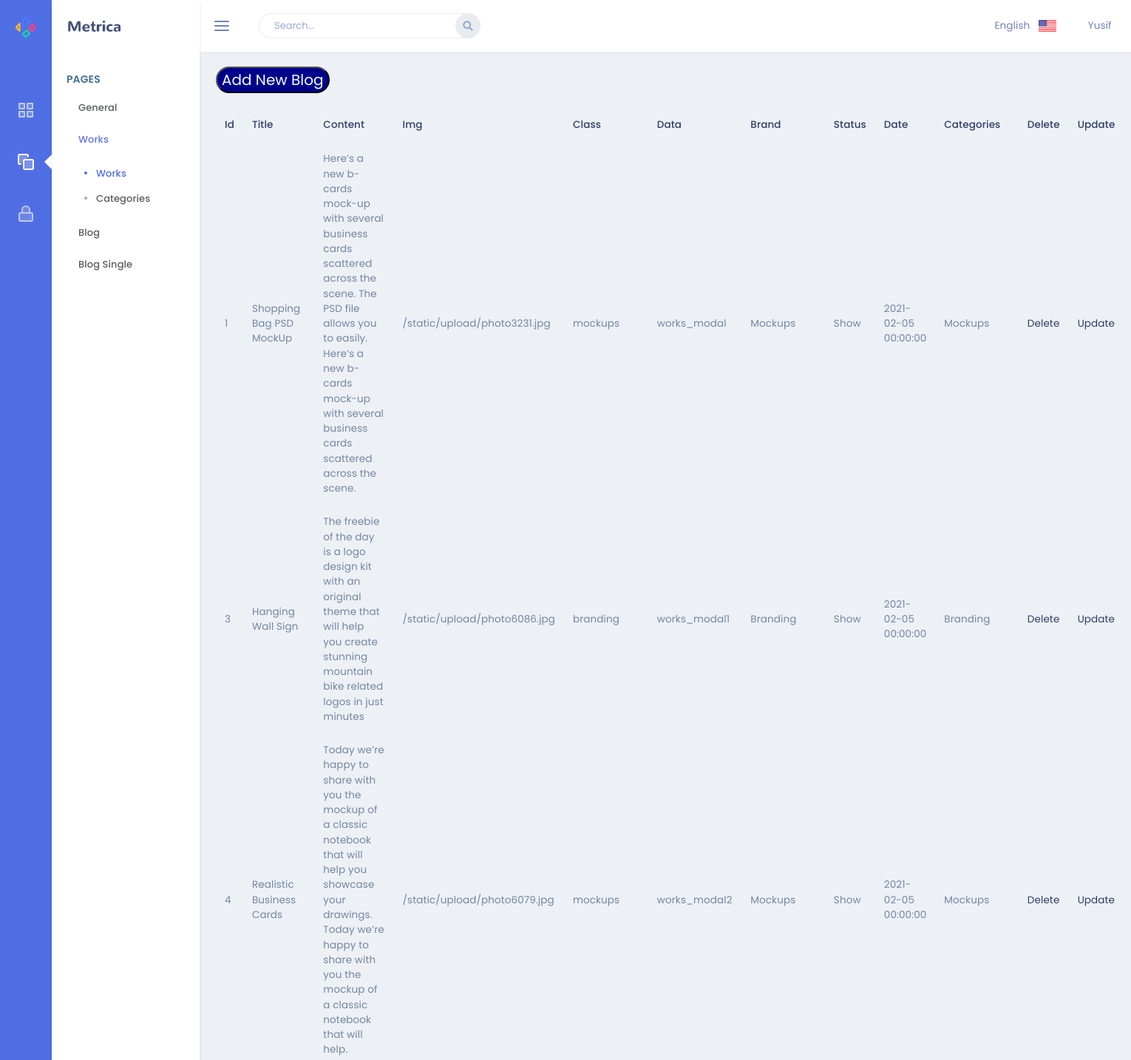
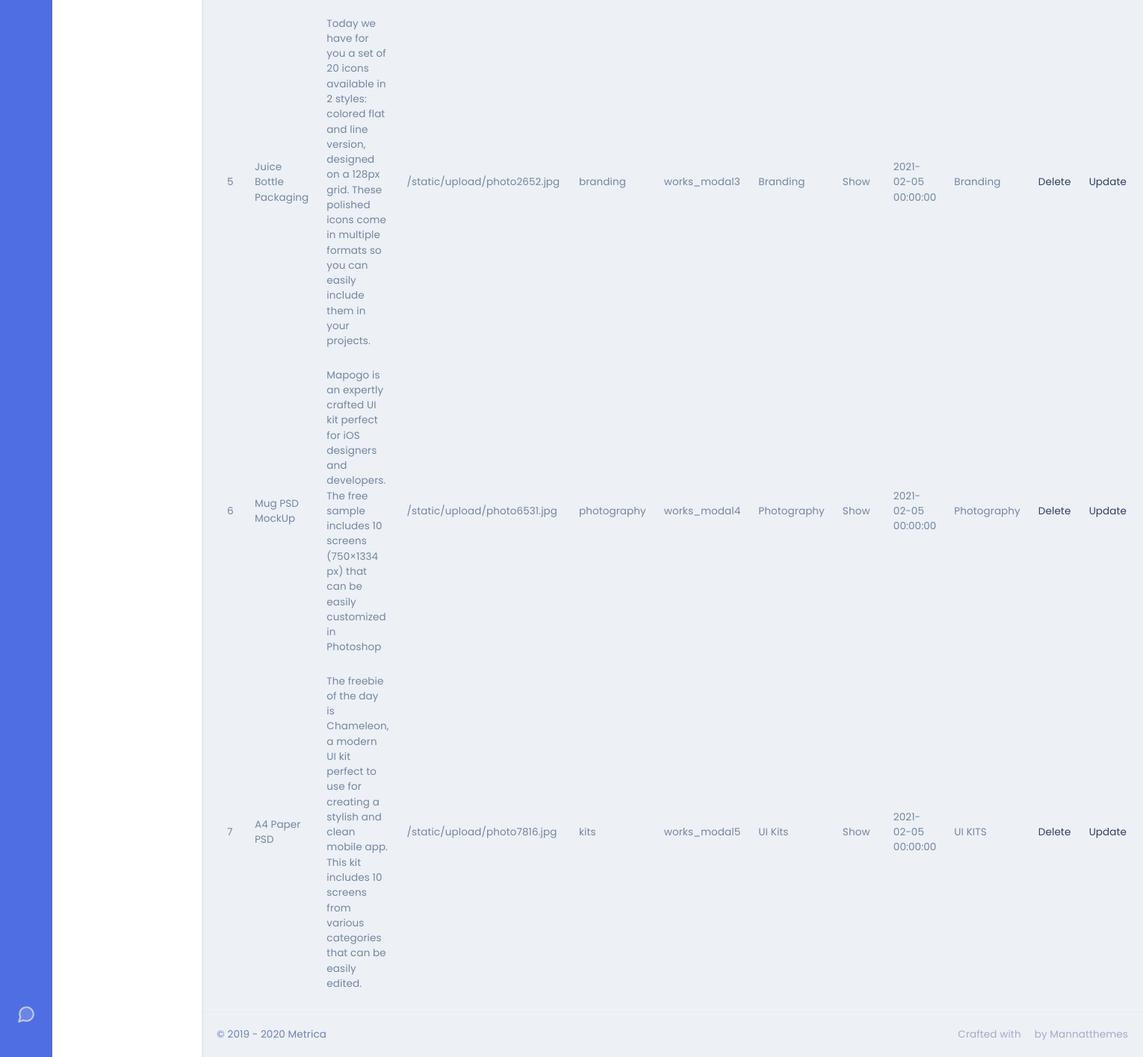
The app's page /admin/works with its own data (2 pictures, top to bottom).
### app/models.py (models this page shows)
class Works(db.Model):
    id = db.Column(db.Integer, primary_key=True)
    work_title = db.Column(db.String(80), nullable=False)
    work_img = db.Column(db.String(50), nullable=False)
    work_class = db.Column(db.String(20), nullable=False)
    work_data = db.Column(db.String(20), nullable=False)
    work_content = db.Column(db.Text, nullable=False)
    work_brand = db.Column(db.String(50), nullable=False)
    work_status = db.Column(db.String(10), nullable=False)
    work_date = db.Column(db.DateTime)
    categoryId = db.Column(db.Integer, db.ForeignKey('category.id'), nullable=False)

class Category(db.Model):
    id = db.Column(db.Integer, primary_key=True)
    category_data = db.Column(db.String(30), nullable=False)
    category_name = db.Column(db.String(30), unique=True, nullable=False)
    category_all = db.Column(db.String(30),nullable=False)
    works = db.relationship('Works', backref='workCat', lazy=True)

### admin/routes.py (the view)
@admin.route('/works')
def works():
    works = Works.query.all()
    categories = Category.query.all()
    return render_template('Works/works.html',workList=works, categoryList = categories)

### admin/templates/Works/works.html
{% extends "layout.html" %}
{% block content %}
<form action="/admin/works/add">
<button type="submit" style="background-color: darkblue; border-radius:25px; color:azure; margin:20px auto; font-size: 20px;">
    Add New Blog
</button>
</form>
<table class="table">
    <thead>
    <tr>
        <th scope="col">Id</th>
        <th scope="col">Title</th>
        <th scope="col">Content</th>
        <th scope="col">Img</th>
        <th scope="col">Class</th>
        <th scope="col">Data</th>
        <th scope="col">Brand</th>
        <th scope="col">Status</th>
        <th scope="col">Date</th>
        <th scope="col">Categories</th>
        <th scope="col">Delete</th>
        <th scope="col">Update</th>
    </tr>
    </thead>
    <tbody>
    {% for work in workList %}
    <tr>
        <td>{{work.id}}</td>
        <td>{{work.work_title}}</td>
        <td>{{work.work_content}}</td>
        <td>{{work.work_img}}</td>
        <td>{{work.work_class}}</td>
        <td>{{work.work_data}}</td>
        <td>{{work.work_brand}}</td>
        <td>{{work.work_status}}</td>
        <td>{{work.work_date}}</td>
        {% for category in categoryList %}
        {% if category.category_data == work.work_class %}
        <td>{{category.category_name}}</td>
        {% endif %}
        {% endfor %}
        <td><a href="/admin/works/delete/{{work.id}}">Delete</a></td>
        <td><a href="/admin/works/update/{{work.id}}">Update</a></td>
    </tr>
    {% endfor %}
    </tbody>
</table>
{% endblock %}

### records on screen
Works: id "1", work_title "Shopping Bag PSD MockUp", work_content "Here’s a new b-cards mock-up with several business cards scattered across the scene. The PSD file allows you to easily. Here’s a new b-cards mock-up with several business cards scattered across the scene.", work_img "/static/upload/photo3231.jpg", work_class "mockups", work_data "works_modal", work_brand "Mockups", work_status "Show", work_date "2021-02-05 00:00:00"
Category: category_name "Mockups"
Works: id "3", work_title "Hanging Wall Sign", work_content "The freebie of the day is a logo design kit with an original theme that will help you create stunning mountain bike related logos in just minutes", work_img "/static/upload/photo6086.jpg", work_class "branding", work_data "works_modal1", work_brand "Branding", work_status "Show", work_date "2021-02-05 00:00:00"
Category: category_name "Branding"
Works: id "4", work_title "Realistic Business Cards", work_content "Today we’re happy to share with you the mockup of a classic notebook that will help you showcase your drawings. Today we’re happy to share with you the mockup of a classic notebook that will help.", work_img "/static/upload/photo6079.jpg", work_class "mockups", work_data "works_modal2", work_brand "Mockups", work_status "Show", work_date "2021-02-05 00:00:00"
Works: id "5", work_title "Juice Bottle Packaging", work_content "Today we have for you a set of 20 icons available in 2 styles: colored flat and line version, designed on a 128px grid. These polished icons come in multiple formats so you can easily include them in your projects.", work_img "/static/upload/photo2652.jpg", work_class "branding", work_data "works_modal3", work_brand "Branding", work_status "Show", work_date "2021-02-05 00:00:00"
Works: id "6", work_title "Mug PSD MockUp", work_content "Mapogo is an expertly crafted UI kit perfect for iOS designers and developers. The free sample includes 10 screens (750×1334 px) that can be easily customized in Photoshop", work_img "/static/upload/photo6531.jpg", work_class "photography", work_data "works_modal4", work_brand "Photography", work_status "Show", work_date "2021-02-05 00:00:00"
Category: category_name "Photography"
Works: id "7", work_title "A4 Paper PSD", work_content "The freebie of the day is Chameleon, a modern UI kit perfect to use for creating a stylish and clean mobile app. This kit includes 10 screens from various categories that can be easily edited.", work_img "/static/upload/photo7816.jpg", work_class "kits", work_data "works_modal5", work_brand "UI Kits", work_status "Show", work_date "2021-02-05 00:00:00"
Category: category_name "UI KITS"
